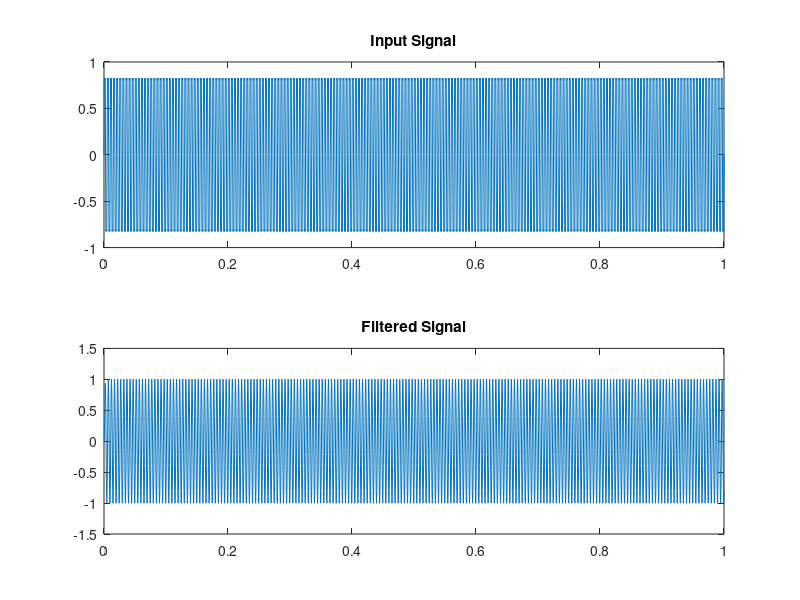

Write MATLAB code to recreate this figure.
fs = 2000;
t = 0:1/fs:1;

A1 = 1;
f1 = 200;

A2 = 0.25;
f2 = 600;

sinyal1 = A1*sin(2*pi*f1*t);
sinyal2 = A2*sin(2*pi*f2*t);

sinyal_out = sinyal1 + sinyal2;

[b,a] = butter(4,0.45);

hasil_filter = filter(b,a,sinyal_out);

figure;
subplot(2,1,1);
plot(t,sinyal_out);
title('Input Signal');

subplot(2,1,2);
plot(t,hasil_filter);
title('Filtered Signal');
